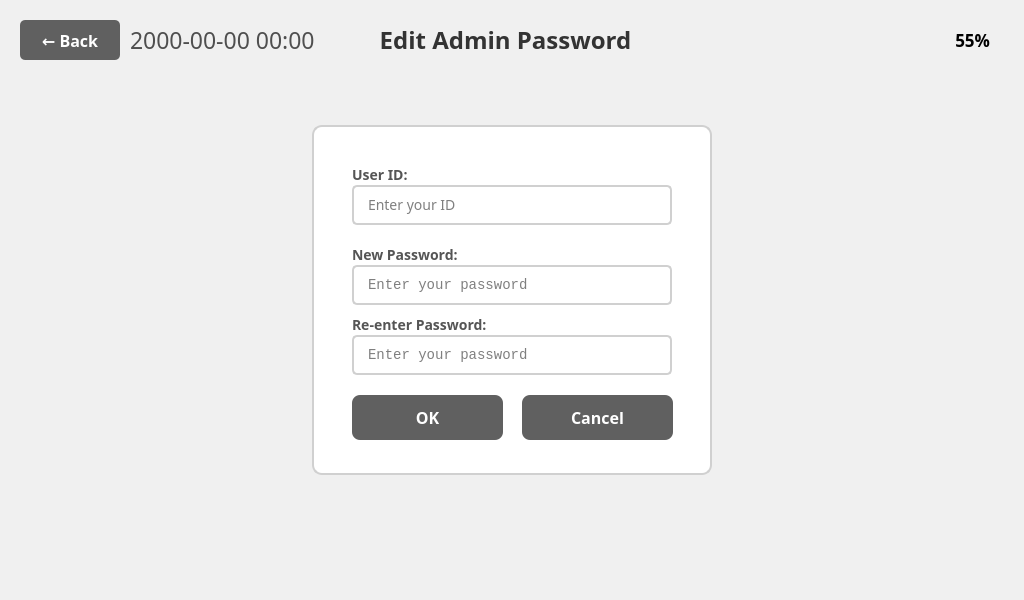
<?xml version="1.0" encoding="UTF-8"?>
<ui version="4.0">
 <class>AdminPwEdit2ViewWindow</class>
 <widget class="QWidget" name="AdminPwEdit2ViewWindow">
  <property name="geometry">
   <rect>
    <x>0</x>
    <y>0</y>
    <width>1024</width>
    <height>600</height>
   </rect>
  </property>
  <property name="font">
   <font>
    <family>Pretendard</family>
   </font>
  </property>
  <property name="styleSheet">
   <string notr="true">QWidget {
    background-color: #f0f0f0;
    font-family: 'Pretendard';
}</string>
  </property>
  <widget class="QWidget" name="main_widget" native="true">
   <property name="geometry">
    <rect>
     <x>0</x>
     <y>0</y>
     <width>1024</width>
     <height>600</height>
    </rect>
   </property>
   <widget class="QWidget" name="header_widget" native="true">
    <property name="geometry">
     <rect>
      <x>0</x>
      <y>0</y>
      <width>1024</width>
      <height>70</height>
     </rect>
    </property>
    <widget class="QPushButton" name="pushButton_back">
     <property name="geometry">
      <rect>
       <x>20</x>
       <y>20</y>
       <width>100</width>
       <height>40</height>
      </rect>
     </property>
     <property name="font">
      <font>
       <family>Pretendard</family>
       <pointsize>-1</pointsize>
       <weight>75</weight>
       <bold>true</bold>
      </font>
     </property>
     <property name="styleSheet">
      <string notr="true">QPushButton {
    background-color: #606060;
    color: white;
    border: none;
    border-radius: 5px;
    font-size: 16px;
    font-weight: bold;
}
QPushButton:hover {
    background-color: #707070;
}
QPushButton:pressed {
    background-color: #505050;
}</string>
     </property>
     <property name="text">
      <string>← Back</string>
     </property>
    </widget>
    <widget class="QLabel" name="label_title">
     <property name="geometry">
      <rect>
       <x>320</x>
       <y>20</y>
       <width>371</width>
       <height>40</height>
      </rect>
     </property>
     <property name="font">
      <font>
       <family>Pretendard</family>
       <pointsize>-1</pointsize>
       <weight>75</weight>
       <bold>true</bold>
      </font>
     </property>
     <property name="styleSheet">
      <string notr="true">QLabel {
    font-size: 24px;
    font-weight: bold;
    color: #333333;
}</string>
     </property>
     <property name="text">
      <string>Edit Admin Password</string>
     </property>
     <property name="alignment">
      <set>Qt::AlignCenter</set>
     </property>
    </widget>
    <widget class="QLabel" name="label_DateNClock">
     <property name="geometry">
      <rect>
       <x>130</x>
       <y>20</y>
       <width>221</width>
       <height>40</height>
      </rect>
     </property>
     <property name="palette">
      <palette>
       <active>
        <colorrole role="WindowText">
         <brush brushstyle="SolidPattern">
          <color alpha="255">
           <red>79</red>
           <green>79</green>
           <blue>79</blue>
          </color>
         </brush>
        </colorrole>
        <colorrole role="Button">
         <brush brushstyle="SolidPattern">
          <color alpha="255">
           <red>240</red>
           <green>240</green>
           <blue>240</blue>
          </color>
         </brush>
        </colorrole>
        <colorrole role="Base">
         <brush brushstyle="SolidPattern">
          <color alpha="255">
           <red>240</red>
           <green>240</green>
           <blue>240</blue>
          </color>
         </brush>
        </colorrole>
        <colorrole role="Window">
         <brush brushstyle="SolidPattern">
          <color alpha="255">
           <red>240</red>
           <green>240</green>
           <blue>240</blue>
          </color>
         </brush>
        </colorrole>
       </active>
       <inactive>
        <colorrole role="WindowText">
         <brush brushstyle="SolidPattern">
          <color alpha="255">
           <red>79</red>
           <green>79</green>
           <blue>79</blue>
          </color>
         </brush>
        </colorrole>
        <colorrole role="Button">
         <brush brushstyle="SolidPattern">
          <color alpha="255">
           <red>240</red>
           <green>240</green>
           <blue>240</blue>
          </color>
         </brush>
        </colorrole>
        <colorrole role="Base">
         <brush brushstyle="SolidPattern">
          <color alpha="255">
           <red>240</red>
           <green>240</green>
           <blue>240</blue>
          </color>
         </brush>
        </colorrole>
        <colorrole role="Window">
         <brush brushstyle="SolidPattern">
          <color alpha="255">
           <red>240</red>
           <green>240</green>
           <blue>240</blue>
          </color>
         </brush>
        </colorrole>
       </inactive>
       <disabled>
        <colorrole role="WindowText">
         <brush brushstyle="SolidPattern">
          <color alpha="255">
           <red>120</red>
           <green>120</green>
           <blue>120</blue>
          </color>
         </brush>
        </colorrole>
        <colorrole role="Button">
         <brush brushstyle="SolidPattern">
          <color alpha="255">
           <red>240</red>
           <green>240</green>
           <blue>240</blue>
          </color>
         </brush>
        </colorrole>
        <colorrole role="Base">
         <brush brushstyle="SolidPattern">
          <color alpha="255">
           <red>240</red>
           <green>240</green>
           <blue>240</blue>
          </color>
         </brush>
        </colorrole>
        <colorrole role="Window">
         <brush brushstyle="SolidPattern">
          <color alpha="255">
           <red>240</red>
           <green>240</green>
           <blue>240</blue>
          </color>
         </brush>
        </colorrole>
       </disabled>
      </palette>
     </property>
     <property name="font">
      <font>
       <family>Pretendard</family>
       <pointsize>17</pointsize>
       <weight>50</weight>
       <bold>false</bold>
      </font>
     </property>
     <property name="text">
      <string>2000-00-00 00:00</string>
     </property>
     <property name="alignment">
      <set>Qt::AlignLeading|Qt::AlignLeft|Qt::AlignVCenter</set>
     </property>
    </widget>
    <widget class="QLabel" name="label_BatteryGuage">
     <property name="geometry">
      <rect>
       <x>840</x>
       <y>20</y>
       <width>150</width>
       <height>40</height>
      </rect>
     </property>
     <property name="palette">
      <palette>
       <active>
        <colorrole role="WindowText">
         <brush brushstyle="SolidPattern">
          <color alpha="255">
           <red>0</red>
           <green>0</green>
           <blue>0</blue>
          </color>
         </brush>
        </colorrole>
        <colorrole role="Button">
         <brush brushstyle="SolidPattern">
          <color alpha="255">
           <red>240</red>
           <green>240</green>
           <blue>240</blue>
          </color>
         </brush>
        </colorrole>
        <colorrole role="Base">
         <brush brushstyle="SolidPattern">
          <color alpha="255">
           <red>240</red>
           <green>240</green>
           <blue>240</blue>
          </color>
         </brush>
        </colorrole>
        <colorrole role="Window">
         <brush brushstyle="SolidPattern">
          <color alpha="255">
           <red>240</red>
           <green>240</green>
           <blue>240</blue>
          </color>
         </brush>
        </colorrole>
       </active>
       <inactive>
        <colorrole role="WindowText">
         <brush brushstyle="SolidPattern">
          <color alpha="255">
           <red>0</red>
           <green>0</green>
           <blue>0</blue>
          </color>
         </brush>
        </colorrole>
        <colorrole role="Button">
         <brush brushstyle="SolidPattern">
          <color alpha="255">
           <red>240</red>
           <green>240</green>
           <blue>240</blue>
          </color>
         </brush>
        </colorrole>
        <colorrole role="Base">
         <brush brushstyle="SolidPattern">
          <color alpha="255">
           <red>240</red>
           <green>240</green>
           <blue>240</blue>
          </color>
         </brush>
        </colorrole>
        <colorrole role="Window">
         <brush brushstyle="SolidPattern">
          <color alpha="255">
           <red>240</red>
           <green>240</green>
           <blue>240</blue>
          </color>
         </brush>
        </colorrole>
       </inactive>
       <disabled>
        <colorrole role="WindowText">
         <brush brushstyle="SolidPattern">
          <color alpha="255">
           <red>120</red>
           <green>120</green>
           <blue>120</blue>
          </color>
         </brush>
        </colorrole>
        <colorrole role="Button">
         <brush brushstyle="SolidPattern">
          <color alpha="255">
           <red>240</red>
           <green>240</green>
           <blue>240</blue>
          </color>
         </brush>
        </colorrole>
        <colorrole role="Base">
         <brush brushstyle="SolidPattern">
          <color alpha="255">
           <red>240</red>
           <green>240</green>
           <blue>240</blue>
          </color>
         </brush>
        </colorrole>
        <colorrole role="Window">
         <brush brushstyle="SolidPattern">
          <color alpha="255">
           <red>240</red>
           <green>240</green>
           <blue>240</blue>
          </color>
         </brush>
        </colorrole>
       </disabled>
      </palette>
     </property>
     <property name="font">
      <font>
       <family>Pretendard</family>
       <pointsize>13</pointsize>
       <weight>75</weight>
       <bold>true</bold>
      </font>
     </property>
     <property name="text">
      <string>55%</string>
     </property>
     <property name="alignment">
      <set>Qt::AlignRight|Qt::AlignTrailing|Qt::AlignVCenter</set>
     </property>
    </widget>
    <widget class="QLabel" name="label_9">
     <property name="geometry">
      <rect>
       <x>870</x>
       <y>20</y>
       <width>80</width>
       <height>40</height>
      </rect>
     </property>
     <property name="text">
      <string/>
     </property>
     <property name="pixmap">
      <pixmap>../image/Icon/Battery_Icon-050.png</pixmap>
     </property>
     <property name="scaledContents">
      <bool>true</bool>
     </property>
    </widget>
   </widget>
   <widget class="QFrame" name="frame_login">
    <property name="geometry">
     <rect>
      <x>312</x>
      <y>125</y>
      <width>400</width>
      <height>350</height>
     </rect>
    </property>
    <property name="styleSheet">
     <string notr="true">QFrame {
    background-color: white;
    border: 2px solid #d0d0d0;
    border-radius: 10px;
}</string>
    </property>
    <property name="frameShape">
     <enum>QFrame::StyledPanel</enum>
    </property>
    <property name="frameShadow">
     <enum>QFrame::Raised</enum>
    </property>
    <widget class="QLabel" name="label_user_id">
     <property name="geometry">
      <rect>
       <x>40</x>
       <y>40</y>
       <width>320</width>
       <height>20</height>
      </rect>
     </property>
     <property name="font">
      <font>
       <family>Pretendard</family>
       <pointsize>-1</pointsize>
       <weight>75</weight>
       <bold>true</bold>
      </font>
     </property>
     <property name="styleSheet">
      <string notr="true">font-size: 14px; font-weight: bold; color: #555555; border: none;</string>
     </property>
     <property name="text">
      <string>User ID:</string>
     </property>
    </widget>
    <widget class="QLineEdit" name="lineEdit_user_id">
     <property name="geometry">
      <rect>
       <x>40</x>
       <y>60</y>
       <width>320</width>
       <height>40</height>
      </rect>
     </property>
     <property name="font">
      <font>
       <family>Pretendard</family>
       <pointsize>-1</pointsize>
      </font>
     </property>
     <property name="styleSheet">
      <string notr="true">QLineEdit {
    border: 2px solid #d0d0d0;
    border-radius: 5px;
    padding: 8px 12px;
    font-size: 14px;
    background-color: #ffffff;
}
QLineEdit:focus {
    border-color: #606060;
}</string>
     </property>
     <property name="placeholderText">
      <string>Enter your ID</string>
     </property>
    </widget>
    <widget class="QLabel" name="label_password">
     <property name="geometry">
      <rect>
       <x>40</x>
       <y>120</y>
       <width>320</width>
       <height>20</height>
      </rect>
     </property>
     <property name="font">
      <font>
       <family>Pretendard</family>
       <pointsize>-1</pointsize>
       <weight>75</weight>
       <bold>true</bold>
      </font>
     </property>
     <property name="styleSheet">
      <string notr="true">font-size: 14px; font-weight: bold; color: #555555; border: none;</string>
     </property>
     <property name="text">
      <string>New Password:</string>
     </property>
    </widget>
    <widget class="QLineEdit" name="lineEdit_password">
     <property name="geometry">
      <rect>
       <x>40</x>
       <y>140</y>
       <width>320</width>
       <height>40</height>
      </rect>
     </property>
     <property name="font">
      <font>
       <family>Courier New</family>
       <pointsize>-1</pointsize>
      </font>
     </property>
     <property name="styleSheet">
      <string notr="true">QLineEdit {
    border: 2px solid #d0d0d0;
    border-radius: 5px;
    padding: 8px 12px;
    font-size: 14px;
    background-color: #ffffff;
    font-family: 'Courier New', monospace;
}
QLineEdit:focus {
    border-color: #606060;
}</string>
     </property>
     <property name="inputMethodHints">
      <set>Qt::ImhHiddenText|Qt::ImhLatinOnly|Qt::ImhNoAutoUppercase|Qt::ImhNoPredictiveText|Qt::ImhSensitiveData</set>
     </property>
     <property name="echoMode">
      <enum>QLineEdit::Password</enum>
     </property>
     <property name="placeholderText">
      <string>Enter your password</string>
     </property>
    </widget>
    <widget class="QPushButton" name="pushButton_ok">
     <property name="geometry">
      <rect>
       <x>40</x>
       <y>270</y>
       <width>151</width>
       <height>45</height>
      </rect>
     </property>
     <property name="font">
      <font>
       <family>Pretendard</family>
       <pointsize>-1</pointsize>
       <weight>75</weight>
       <bold>true</bold>
      </font>
     </property>
     <property name="styleSheet">
      <string notr="true">QPushButton {
    background-color: #606060;
    color: white;
    border: none;
    border-radius: 8px;
    font-size: 16px;
    font-weight: bold;
}
QPushButton:hover {
    background-color: #707070;
}
QPushButton:pressed {
    background-color: #505050;
}</string>
     </property>
     <property name="text">
      <string>OK</string>
     </property>
    </widget>
    <widget class="QLabel" name="label_password_2">
     <property name="geometry">
      <rect>
       <x>40</x>
       <y>190</y>
       <width>320</width>
       <height>20</height>
      </rect>
     </property>
     <property name="font">
      <font>
       <family>Pretendard</family>
       <pointsize>-1</pointsize>
       <weight>75</weight>
       <bold>true</bold>
      </font>
     </property>
     <property name="styleSheet">
      <string notr="true">font-size: 14px; font-weight: bold; color: #555555; border: none;</string>
     </property>
     <property name="text">
      <string>Re-enter Password:</string>
     </property>
    </widget>
    <widget class="QLineEdit" name="lineEdit_password_2">
     <property name="geometry">
      <rect>
       <x>40</x>
       <y>210</y>
       <width>320</width>
       <height>40</height>
      </rect>
     </property>
     <property name="font">
      <font>
       <family>Courier New</family>
       <pointsize>-1</pointsize>
      </font>
     </property>
     <property name="styleSheet">
      <string notr="true">QLineEdit {
    border: 2px solid #d0d0d0;
    border-radius: 5px;
    padding: 8px 12px;
    font-size: 14px;
    background-color: #ffffff;
    font-family: 'Courier New', monospace;
}
QLineEdit:focus {
    border-color: #606060;
}</string>
     </property>
     <property name="inputMethodHints">
      <set>Qt::ImhHiddenText|Qt::ImhLatinOnly|Qt::ImhNoAutoUppercase|Qt::ImhNoPredictiveText|Qt::ImhSensitiveData</set>
     </property>
     <property name="echoMode">
      <enum>QLineEdit::Password</enum>
     </property>
     <property name="placeholderText">
      <string>Enter your password</string>
     </property>
    </widget>
    <widget class="QPushButton" name="pushButton_cancel">
     <property name="geometry">
      <rect>
       <x>210</x>
       <y>270</y>
       <width>151</width>
       <height>45</height>
      </rect>
     </property>
     <property name="font">
      <font>
       <family>Pretendard</family>
       <pointsize>-1</pointsize>
       <weight>75</weight>
       <bold>true</bold>
      </font>
     </property>
     <property name="styleSheet">
      <string notr="true">QPushButton {
    background-color: #606060;
    color: white;
    border: none;
    border-radius: 8px;
    font-size: 16px;
    font-weight: bold;
}
QPushButton:hover {
    background-color: #707070;
}
QPushButton:pressed {
    background-color: #505050;
}</string>
     </property>
     <property name="text">
      <string>Cancel</string>
     </property>
    </widget>
   </widget>
  </widget>
 </widget>
 <resources/>
 <connections/>
</ui>
